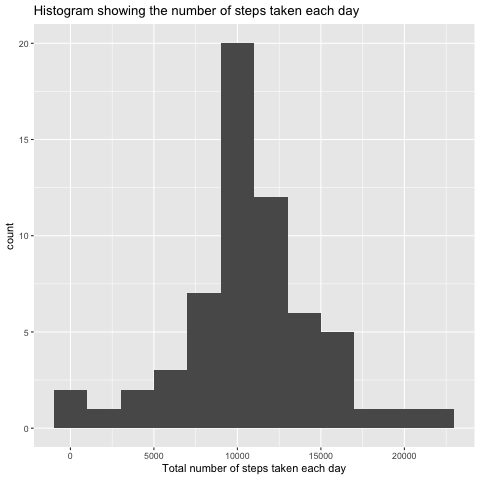

Source code (R):
library(ggplot2)
read <- read.csv(file = "activity.csv")

fil <- function(steps, interval) {
  filler <- NA
  if (!is.na(steps))
    filler <- c(steps)
  else
    filler <- (steps_interval[steps_interval$interval==interval, "steps"])
  return(filler)
}
filler.new <- read
filler.new$steps <- mapply(fil, filler.new$steps, filler.new$interval)

Tsteps <- tapply(filler.new$steps, filler.new$date, FUN = sum)

png("Plot 3.png")
qplot(Tsteps, binwidth = 2000, xlab = "Total number of steps taken each day", main = "Histogram showing the number of steps taken each day")

dev.off()
